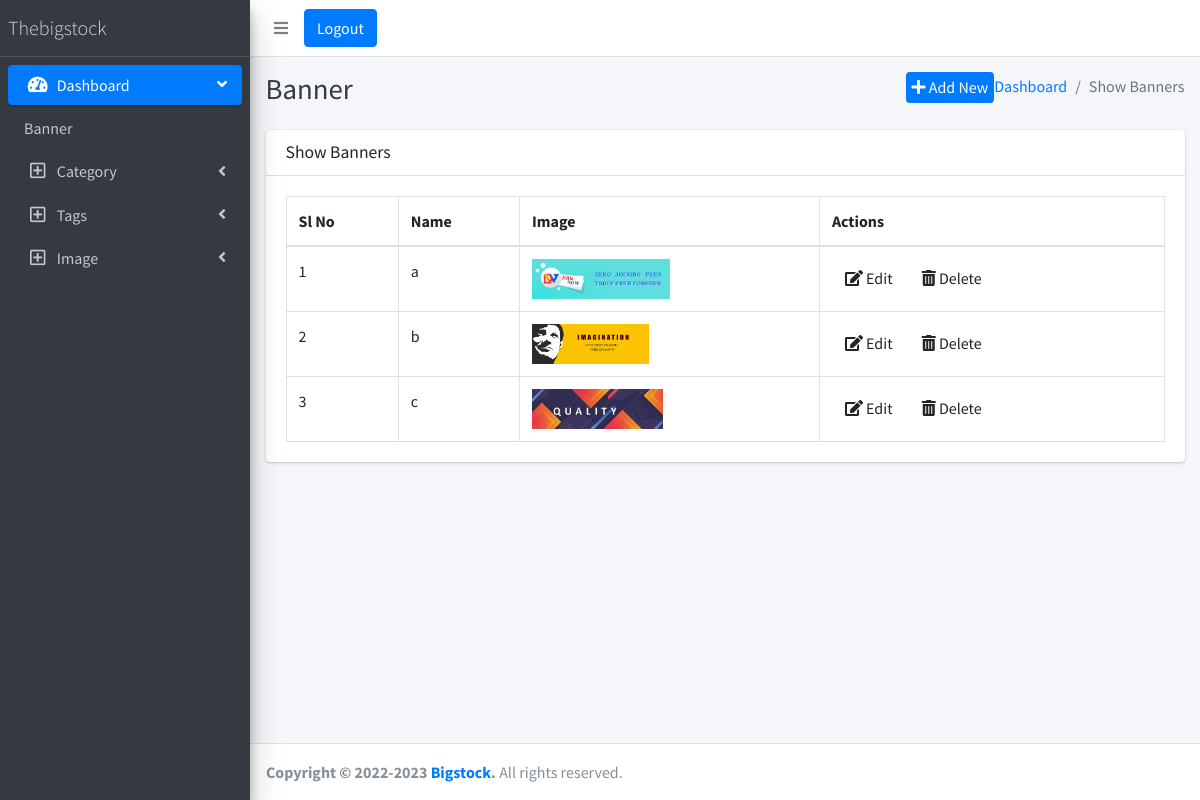
Screenshot of /admin/showbanner.php (signed in) with the database file from the repository.
### tables this page shows
CREATE TABLE `banner_info` (
  `id` int NOT NULL,
  `name` varchar(255) NOT NULL,
  `image_name` varchar(255) NOT NULL
);

### admin/function.php (called while the page is built, shortened)
<?php
class Operations
{
  public function getAll($table)
  {
    global $db;
    $sel  =  $db->query("select * from " . $table . "");
    return $sel->fetchAll(PDO::FETCH_ASSOC);
  }
}

### admin/showbanner.php (the view, shortened to what this page needs)
<?php
include("include/header.php");
include("include/sidebar.php");
$result = $obj->getAll("banner_info");
?>
<div class="content-wrapper">
  <div class="content-header">
    <div class="container-fluid">
      <div class="row mb-2">
        <div class="col-sm-6">
          <h1 class="m-0 text-dark">Banner </h1>
        </div>
        <div class="col-sm-6">
          <ol class="breadcrumb float-sm-right">
            <li class="breadcrumb-item"><a href="dashboard.php">Dashboard</a></li>
            <li class="breadcrumb-item active">Show Banners</li>
          </ol>
          <ol class="breadcrumb float-sm-right">
            <a href="addbanner.php">
              <button type="submit" class="rounded badge-primary right" style="border:none; outline:none;">
                <i class="fas fa-plus"></i> Add New
              </button>
            </a>
          </ol>
        </div>
      </div>
    </div>
  </div>
  <section class="content">
    <div class="container-fluid">
      <div class="row">
        <div class="col-12">
          <div class="card">
            <div class="card-header">
              <h3 class="card-title">Show Banners</h3>
            </div>
            <div class="card-body">
              <table id="tbl" class="table table-bordered table-hover">
                <thead>
                  <tr>
                    <th>Sl No</th>
                    <th>Name</th>
                    <th>Image</th>
                    <th>Actions</th>
                  </tr>
                </thead>
                <tbody>
                  <?php foreach ($result as $i => $results) { ?>
                    <tr>
                      <td><?= $i + 1 ?></td>
                      <td><?= $results['name'] ?></td>
                      <td><img style="height: 40px;" src="upload/banner/<?php echo $results['image_name']; ?>"></td>
                      <td>
                        <a class="btn btn" href="editbanner.php?id=<?php echo $results['id'] ?>">
                          <i class="fas fa-edit"></i> Edit
                        </a>
                        <a class="btn btn" href="deletebanner.php?id=<?php echo $results['id'] ?>" onclick="onClickDelete(event)">
                          <i class="fas fa-trash-alt"></i> Delete
                        </a>
                      </td>
                    </tr>
                  <?php } ?>
                </tbody>
              </table>
            </div>
          </div>
        </div>
      </div>
    </div>
</div>
</div>
<?php include("include/footer.php") ?>

### admin/include/header.php (shortened to what this page needs)
<?php
include(__DIR__ . '/../function.php');
$obj =  new Operations();
?>
<!DOCTYPE html>
<html>
<head>
  <link rel="stylesheet" href="plugins/fontawesome-free/css/all.min.css">
  <link rel="stylesheet" href="https://code.ionicframework.com/ionicons/2.0.1/css/ionicons.min.css">
  <link rel="stylesheet" href="plugins/tempusdominus-bootstrap-4/css/tempusdominus-bootstrap-4.min.css">
  <link rel="stylesheet" href="plugins/icheck-bootstrap/icheck-bootstrap.min.css">
  <link rel="stylesheet" href="plugins/jqvmap/jqvmap.min.css">
  <link rel="stylesheet" href="dist/css/adminlte.min.css">
  <link rel="stylesheet" href="plugins/overlayScrollbars/css/OverlayScrollbars.min.css">
  <link rel="stylesheet" href="plugins/daterangepicker/daterangepicker.css">
  <link rel="stylesheet" href="plugins/summernote/summernote-bs4.css">
</head>
<body class="hold-transition sidebar-mini layout-fixed">
  <div class="wrapper">
    <nav class="main-header navbar navbar-expand navbar-white navbar-light">
      <ul class="navbar-nav">
        <li class="nav-item">
          <a class="nav-link" data-widget="pushmenu" href="#" role="button"><i class="fas fa-bars"></i></a>
        </li>
      </ul>
      <div style="float:right">
        <a href="logout.php" class="btn btn-primary" style="float:right">Logout</a>
      </div>
    </nav>
    <aside class="main-sidebar sidebar-dark-primary elevation-4">
      <a href="index.php" class="brand-link">
        <span class="brand-text font-weight-light">Thebigstock</span>
      </a>

### admin/include/sidebar.php (shortened to what this page needs)
  <div class="sidebar">
    <nav class="mt-2">
      <ul class="nav nav-pills nav-sidebar flex-column" data-widget="treeview" role="menu" data-accordion="false">
        <li class="nav-item has-treeview menu-open">
          <a href="#" class="nav-link active">
            <i class="nav-icon fas fa-tachometer-alt"></i>
            <p>
              Dashboard
              <i class="right fas fa-angle-left"></i>
            </p>
          </a>
        </li>
        <li class="nav-item">
              <a href="showbanner.php" class="nav-link">
                <p>Banner</p>
              </a>
            </li>
        <li class="nav-item has-treeview">
          <a href="#" class="nav-link">
            <i class="nav-icon far fa-plus-square"></i>
            <p>
              Category
              <i class="fas fa-angle-left right"></i>
            </p>
          </a>
        </li>
         <li class="nav-item has-treeview">
          <a href="#" class="nav-link">
            <i class="nav-icon far fa-plus-square"></i>
            <p>
             Tags
              <i class="fas fa-angle-left right"></i>
            </p>
          </a>
        </li>
         <li class="nav-item has-treeview">
          <a href="#" class="nav-link">
            <i class="nav-icon far fa-plus-square"></i>
            <p>
             Image
              <i class="fas fa-angle-left right"></i>
            </p>
          </a>
        </li>
    </nav>
  </div>
</aside>

### admin/include/footer.php (shortened to what this page needs)
  <footer class="main-footer">
    <strong>Copyright &copy; 2022-2023 <a href="https://thebigstock.com/bigstock">Bigstock</a>.</strong>
    All rights reserved.
  </footer>
</body>
</html>

### rows the page displays
banner_info: name "a", image_name (picture)
banner_info: name "b", image_name (picture)
banner_info: name "c", image_name (picture)
